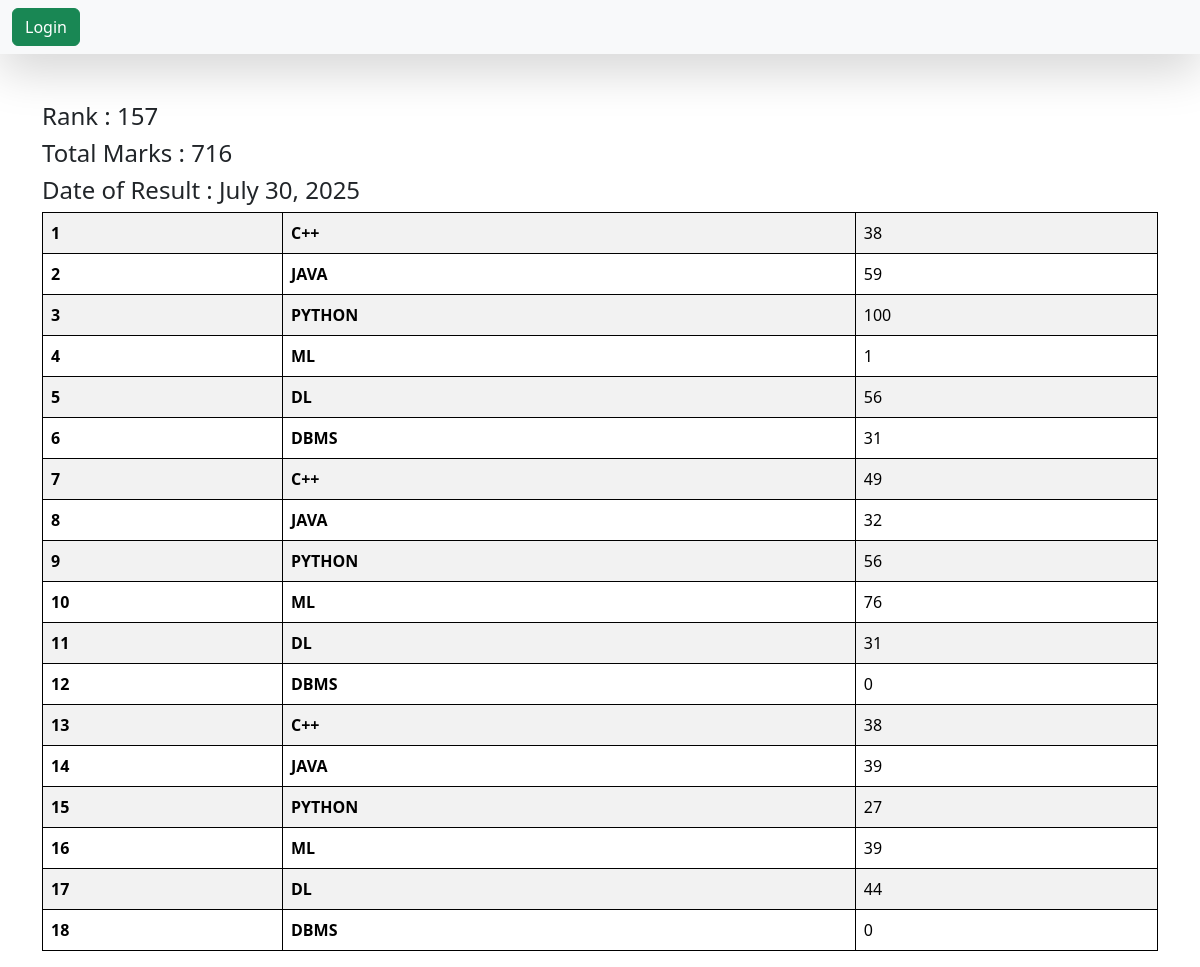
The app's page /see_marks/STU-0215/ with its own data.
### vege/models.py (models this page shows, shortened)
class ReportCard(models.Model):
    student = models.ForeignKey(Student, related_name="studentreportcard", on_delete=models.CASCADE)
    student_rank = models.IntegerField(default=0)
    date_of_report_card_generation = models.DateField(auto_now_add=True)
    class Meta:
        unique_together = ('student_rank', 'date_of_report_card_generation')

class SubjectMarks(models.Model):
    student = models.ForeignKey(Student, related_name= "studentmarks", on_delete=models.CASCADE)
    subject = models.ForeignKey(Subject, on_delete=models.CASCADE)
    marks = models.IntegerField(default=0)
    class Meta:
        unique_together = ('student', 'subject' )

class Subject(models.Model):
    subject_name = models.CharField(max_length=100)

### vege/views.py (the view)
# urls.py: path('see_marks/<student_id>/', see_marks, name='see_marks'),
def see_marks(request, student_id):
    queryset = SubjectMarks.objects.filter(student__student_id__student_id=student_id)
    total_marks = queryset.aggregate(total_marks = Sum('marks'))
    current_rank = ReportCard.objects.filter(student__student_id__student_id=student_id).first().student_rank
    date_of_result = ReportCard.objects.filter(student__student_id__student_id=student_id).first().date_of_report_card_generation
    return render(request, 'report/marks.html', {'queryset': queryset, 'total_marks': total_marks, 'current_rank': current_rank, 'date_of_result': date_of_result})

### vege/templates/report/marks.html
{% extends "base.html" %}
{% block start %}
<div class = "container mt-5">
    <h4>Rank : {{current_rank}}</h4>
    <h4>Total Marks : {{total_marks.total_marks}}</h4>
    <h4>Date of Result : {{date_of_result}}</h4>
        <table class="table table-striped">
  <tbody>
    {% for marks in queryset %}
    <tr>
      <th scope="row">{{forloop.counter}}</th>
      <td><b>{{marks.subject.subject_name}}</b></td>
      <td>{{marks.marks}}</td>
    </tr>
    {% endfor %}
  </tbody>
</table>
</div>
{% endblock %}

### home/templates/base.html (style rules this page uses)
table, th, td { border: 1px solid black; }

### records on screen
ReportCard: date_of_report_card_generation "July 30, 2025"
SubjectMarks: subject.subject_name "C++", marks "38"
SubjectMarks: subject.subject_name "JAVA", marks "59"
SubjectMarks: subject.subject_name "PYTHON", marks "100"
SubjectMarks: subject.subject_name "ML", marks "1"
SubjectMarks: subject.subject_name "DL", marks "56"
SubjectMarks: subject.subject_name "DBMS", marks "31"
SubjectMarks: subject.subject_name "C++", marks "49"
SubjectMarks: subject.subject_name "JAVA", marks "32"
SubjectMarks: subject.subject_name "PYTHON", marks "56"
SubjectMarks: subject.subject_name "ML", marks "76"
SubjectMarks: subject.subject_name "DL", marks "31"
SubjectMarks: subject.subject_name "DBMS", marks "0"
SubjectMarks: subject.subject_name "C++", marks "38"
SubjectMarks: subject.subject_name "JAVA", marks "39"
SubjectMarks: subject.subject_name "PYTHON", marks "27"
SubjectMarks: subject.subject_name "ML", marks "39"
SubjectMarks: subject.subject_name "DL", marks "44"
SubjectMarks: subject.subject_name "DBMS", marks "0"

### other values on screen
{{ current_rank }} "157"
{{ total_marks.total_marks }} "716"
